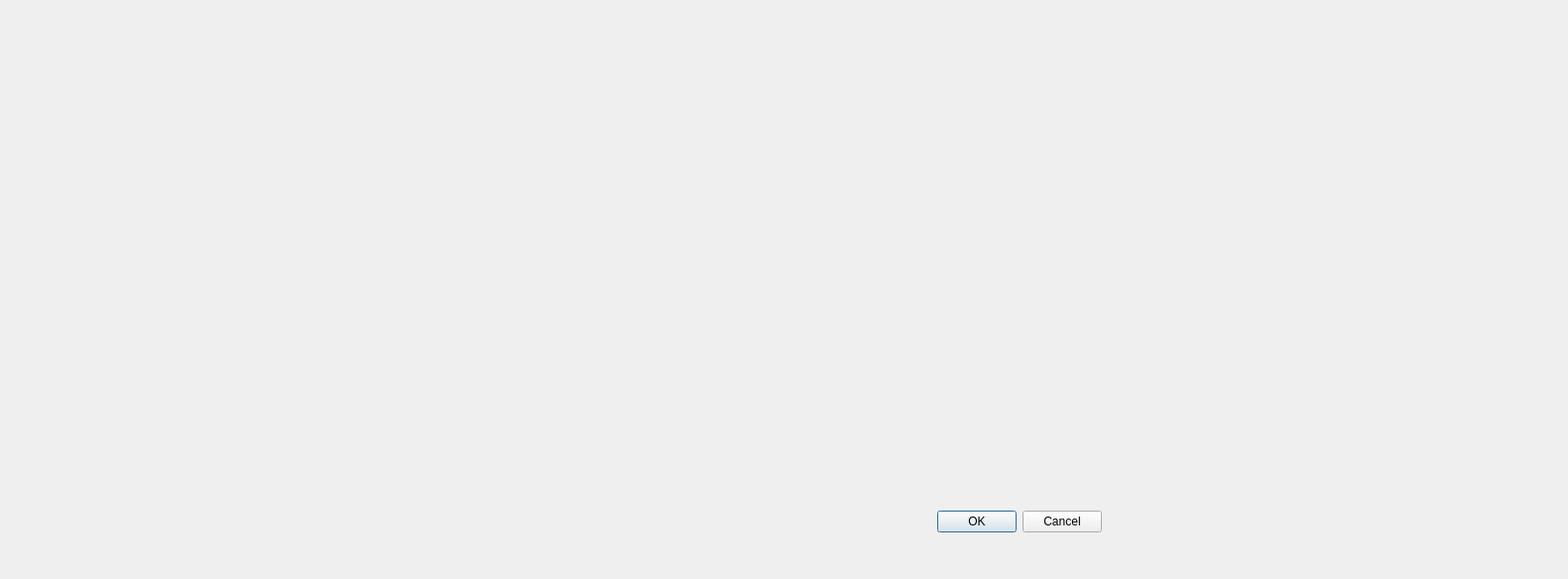
<?xml version="1.0" encoding="UTF-8"?>
<ui version="4.0">
 <class>especes</class>
 <widget class="QDialog" name="especes">
  <property name="geometry">
   <rect>
    <x>0</x>
    <y>0</y>
    <width>1581</width>
    <height>584</height>
   </rect>
  </property>
  <property name="windowTitle">
   <string>Dialog</string>
  </property>
  <widget class="QDialogButtonBox" name="buttonBox">
   <property name="geometry">
    <rect>
     <x>770</x>
     <y>510</y>
     <width>341</width>
     <height>32</height>
    </rect>
   </property>
   <property name="orientation">
    <enum>Qt::Orientation::Horizontal</enum>
   </property>
   <property name="standardButtons">
    <set>QDialogButtonBox::StandardButton::Cancel|QDialogButtonBox::StandardButton::Ok</set>
   </property>
  </widget>
 </widget>
 <resources/>
 <connections>
  <connection>
   <sender>buttonBox</sender>
   <signal>accepted()</signal>
   <receiver>especes</receiver>
   <slot>accept()</slot>
   <hints>
    <hint type="sourcelabel">
     <x>248</x>
     <y>254</y>
    </hint>
    <hint type="destinationlabel">
     <x>157</x>
     <y>274</y>
    </hint>
   </hints>
  </connection>
  <connection>
   <sender>buttonBox</sender>
   <signal>rejected()</signal>
   <receiver>especes</receiver>
   <slot>reject()</slot>
   <hints>
    <hint type="sourcelabel">
     <x>316</x>
     <y>260</y>
    </hint>
    <hint type="destinationlabel">
     <x>286</x>
     <y>274</y>
    </hint>
   </hints>
  </connection>
 </connections>
</ui>
